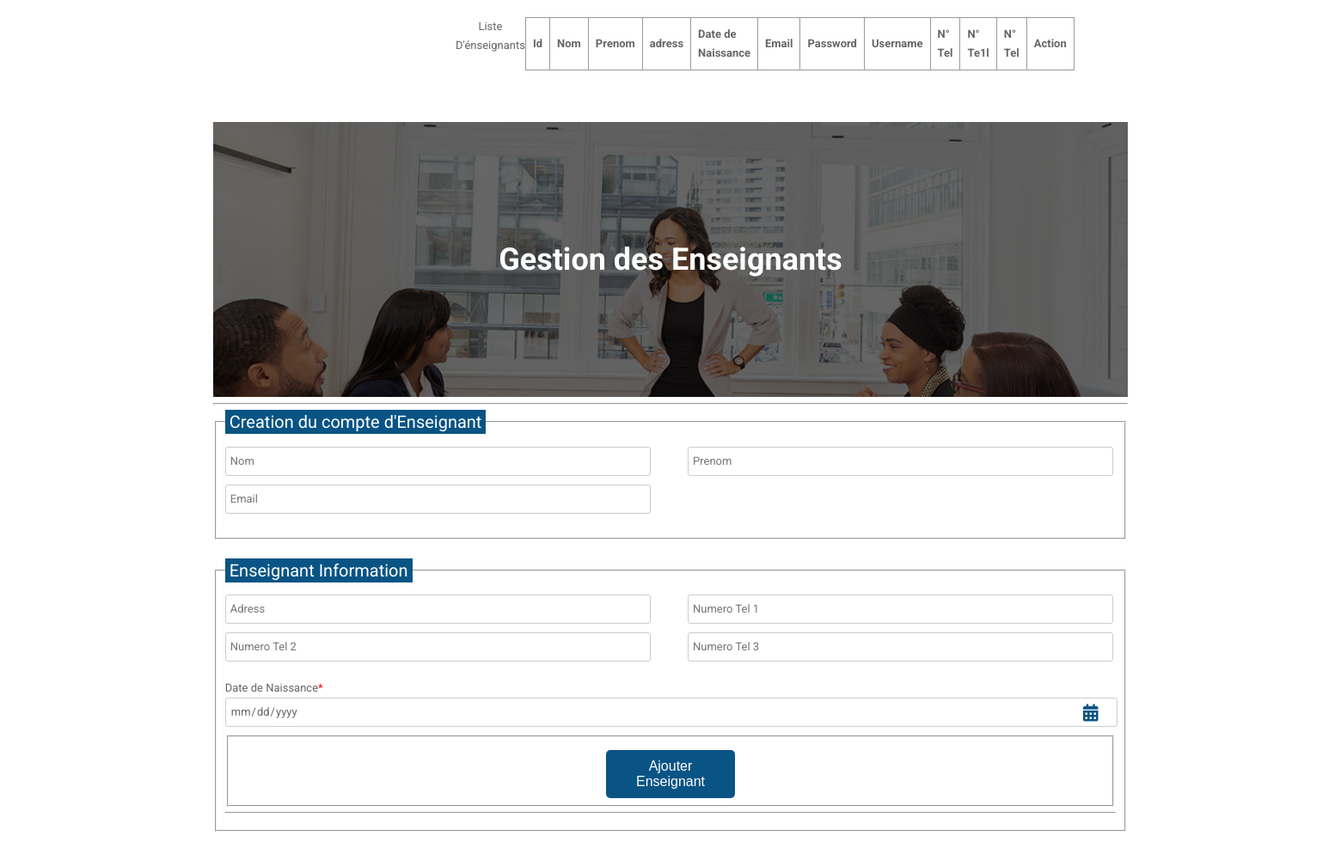
Before: /pages/gestionEnseignant.php with the older database file.
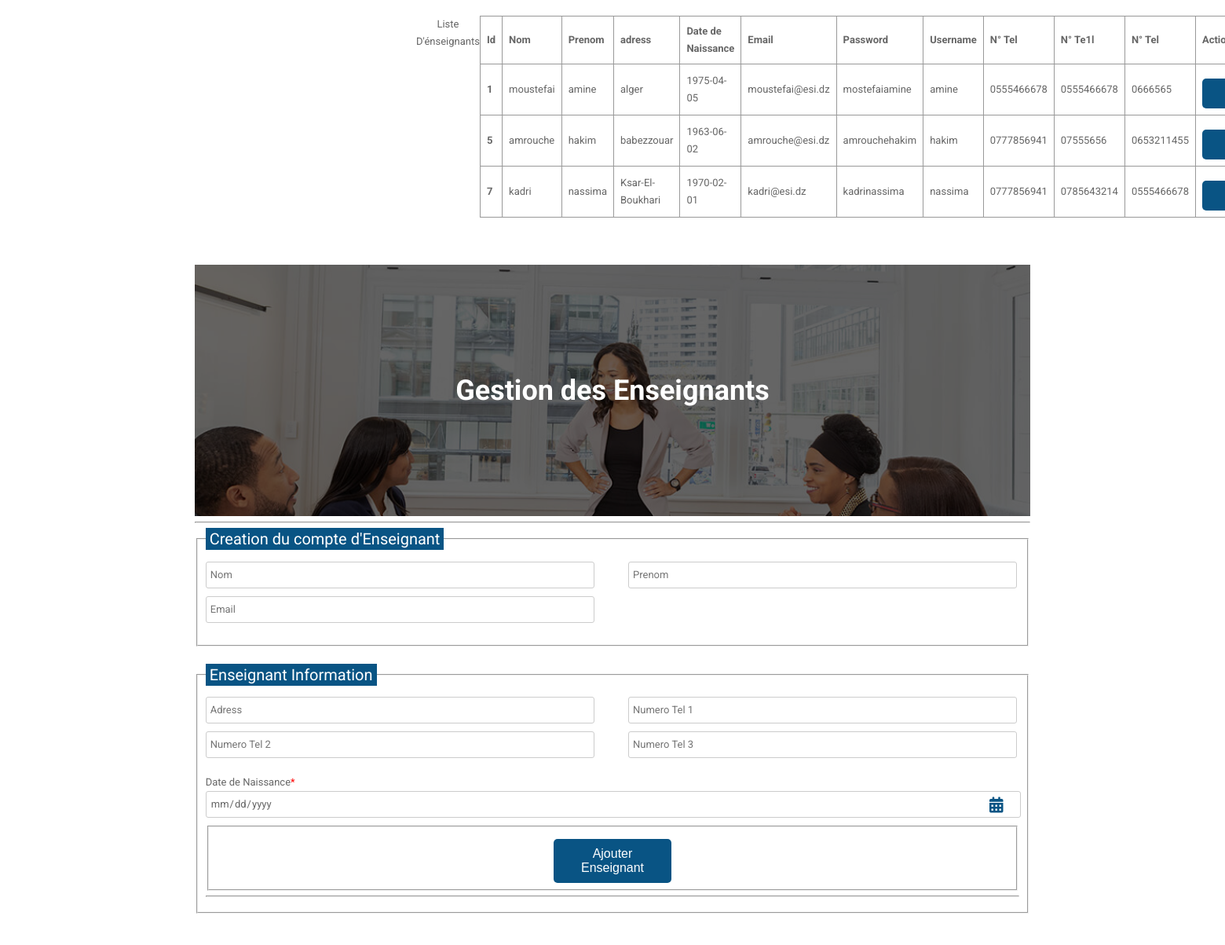
After: the same page with the newer database file.
### tables this page shows
CREATE TABLE IF NOT EXISTS `enseignants` (
  `id` bigint(20) NOT NULL AUTO_INCREMENT,
  `nom` varchar(25) NOT NULL,
  `prenom` varchar(25) NOT NULL,
  `dateNais` date NOT NULL,
  `adress` varchar(50) NOT NULL,
  `numTel1` varchar(20) NOT NULL,
  `numTel2` varchar(20) NOT NULL,
  `numTel3` varchar(20) NOT NULL,
  `idModule` int(11) NOT NULL,
  `idUser` int(11) NOT NULL,
  PRIMARY KEY (`id`)
);

CREATE TABLE IF NOT EXISTS `users` (
  `idUser` int(11) NOT NULL AUTO_INCREMENT,
  `email` varchar(50) NOT NULL,
  `password` varchar(50) NOT NULL,
  `username` varchar(20) NOT NULL,
  PRIMARY KEY (`idUser`)
);

### Model/dbConfig.php (called while the page is built, shortened)
<?php
$db='e-school';
 $host='127.0.0.1';

### Model/enseignant.php (called while the page is built, shortened)
<?php
require_once (__DIR__."/model.php");
class enseignant{
    public static function getAllEnseignants(){
        $requete="SELECT * From enseignants";
        $result=model::request($requete);
        return $result;
    }
    public static function getInfoAccount($idUser){
        $requete="SELECT * FROM users WHERE idUser='$idUser'";
        return model::request($requete);
    }
}
?>

### Model/model.php (called while the page is built, shortened)
<?php
class model{
    private static $conn;
    private static $isConnected = false;
    public static function connexion(){
        require_once __DIR__.'/dbConfig.php' ;
        if(!model::$isConnected){
        try{
            self::$conn = new PDO('mysql:host=localhost;dbname=e-school','root','');
            self::$isConnected = true;
        }
        catch(PDOException $e) {
            echo "Error: " . $e->getMessage();
            exit();
          }
        }
    }
    public static function request($req){
        $stmt=self::$conn->prepare($req);
        $stmt->execute(array());
        return self::fetchAll($stmt);
    }
    public static function fetchAll($resultatRequete){
        if($resultatRequete){
            return $resultatRequete->fetchAll();
        }else{
            return false;
        }
    }
}
?>

### Controler/enseignantCtrl.php (called while the page is built, shortened)
<?php
require_once "../Model/enseignant.php";
class enseignantCtrl{
    public function  getAllEnseignants(){
       return enseignant:: getAllEnseignants();
    }
    public function getInfoAccount($idUser){
        return enseignant::getInfoAccount($idUser);
    }
}
?>

### pages/gestionEnseignant.php (the view, shortened to what this page needs)
<!DOCTYPE html>
<html>
  <head>
    <link rel="stylesheet" href="https://use.fontawesome.com/releases/v5.5.0/css/all.css">
    <link rel="stylesheet" href="../public/CSS/gestionusersstyle.css">
  </head>
  <body>
  <div class="testbox">
      <table >
      <caption >Liste D'énseignants</caption>
      <thead>
      <th>Id</th>
      <th>Nom</th>
      <th>Prenom</th>
      <th>adress</th>
      <th>Date de Naissance</th>
      <th>Email</th>
      <th>Password</th>
      <th>Username</th>
      <th>N° Tel </th>
      <th>N° Te1l </th>
      <th>N° Tel </th>
      <th colspan="2">Action </th>
      <?php
          require_once "../Controler/enseignantCtrl.php";
          $ctrl=new enseignantCtrl();
          $result=$ctrl-> getAllEnseignants();
          foreach($result as $row){
            $user=$ctrl->getInfoAccount($row['idUser']);
      ?>
            <tr>
            <th scope="row"> <?php  echo $row['id'];?></th>
            <td> <?php  echo $row['nom'];?></td>
            <td> <?php  echo $row['prenom'];?></td>
            <td> <?php  echo $row['adress'];?></td>
            <td> <?php  echo $row['dateNais'];?></td>
            <td><?php echo $user[0]['email'];?></td>
            <td><?php echo $user[0]['password'];?></td>
            <td><?php echo $user[0]['username'];?></td>
            <td> <?php  echo $row['numTel1'];?></td>
            <td> <?php  echo $row['numTel2'];?></td>
            <td> <?php  echo $row['numTel3'];?></td>
            <td> <a href="gestionEnseignant.php?edit=<?php echo $row['id']?>"
              ><button class="btn-block">Modifier</button></a>
            </td>
            </tr>
      <?php }?>
     </thead>
    </table>
</div>
      <?php
      require_once "../Vue/enseignantVue.php";
      ?>
  </body>
</html>

Changed rows visible on the page:
added enseignants: id "1", nom "moustefai", prenom "amine", adress "alger", dateNais "1975-04-05", idUser.email "moustefai@esi.dz", idUser.password "mostefaiamine", idUser.username "amine", numTel1 "0555466678", numTel2 "0555466678", numTel3 "0666565"
added enseignants: id "5", nom "amrouche", prenom "hakim", adress "babezzouar", dateNais "1963-06-02", idUser.email "amrouche@esi.dz", idUser.password "amrouchehakim", idUser.username "hakim", numTel1 "0777856941", numTel2 "07555656", numTel3 "0653211455"
added enseignants: id "7", nom "kadri", prenom "nassima", adress "Ksar-El-Boukhari", dateNais "1970-02-01", idUser.email "kadri@esi.dz", idUser.password "kadrinassima", idUser.username "nassima", numTel1 "0777856941", numTel2 "0785643214", numTel3 "0555466678"
